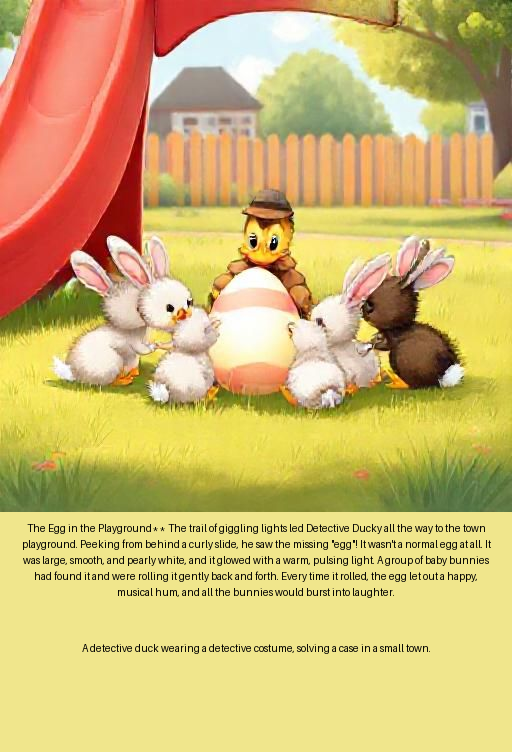
#> input picture images/3.png, 512 x 752 px, found by its file name
$ python add_text_layer.py
#> lines starting #> are read from the running program, lines starting #| are printed output that depends on the picture
from PIL import Image, ImageDraw, ImageFont

def add_text_to_image(image_path: str, text: str):
    """Adds centered, large text with a colored background at the bottom of the image."""
    image = Image.open(image_path).convert("RGB")
#> image is the input picture: PIL image 512x752 RGB; mean R, G, B 210, 183.6, 113.6
    width, height = image.size
#> width = 512; height = 752

    # Create a new image with extra height for the text area
    extra_height = 120
    new_height = height + extra_height
#> new_height = 872
    new_image = Image.new("RGB", (width, new_height), (255, 255, 255))
#> new_image: PIL image 512x872 RGB; every value is 255
    new_image.paste(image, (0, 0))
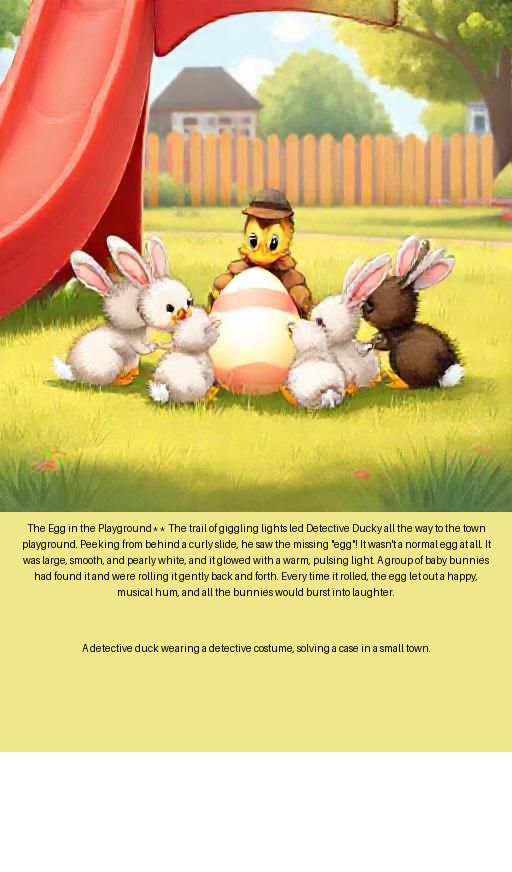
#> new_image: PIL image 512x872 RGB; mean R, G, B 216.2, 193.4, 133

    # Draw text background rectangle with themed color
    draw = ImageDraw.Draw(new_image)
    background_color = (240, 230, 140)  # Soft yellow like a fairy tale book
    draw.rectangle([(0, height), (width, new_height)], fill=background_color)

    # Load a readable, large font
    try:
        font = ImageFont.truetype("arial.ttf", 28)
    except:
        font = ImageFont.load_default()

    # Wrap text nicely
    max_width = width - 40
#> max_width = 472
    lines = []
    words = text.split()
    line = ""
    for word in words:
        test_line = f"{line} {word}".strip()
        if draw.textlength(test_line, font=font) <= max_width:
            line = test_line
        else:
            lines.append(line)
            line = word
#> after the loop, lines = ['A detective duck wearing a', 'detective costume, solving a']
    lines.append(line)

    # Center each line
    y_text = height + 10
#> y_text = 762
    for line in lines:
        text_width = draw.textlength(line, font=font)
        x_text = (width - text_width) / 2
        draw.text((x_text, y_text), line, font=font, fill="black")
        y_text += font.getbbox(line)[3] - font.getbbox(line)[1] + 5
#> this loop made 3 passes
#> (line, text_width, x_text, y_text) on passes 1 to 3: ('A detective duck wearing a', 382.4, 64.8, 794), ('detective costume, solving a', 403.7, 54.13, 826), ('case in a small town.', 295, 108.5, 852)
#> after the loop, y_text = 852

    # Save over original
    new_image.save(image_path)
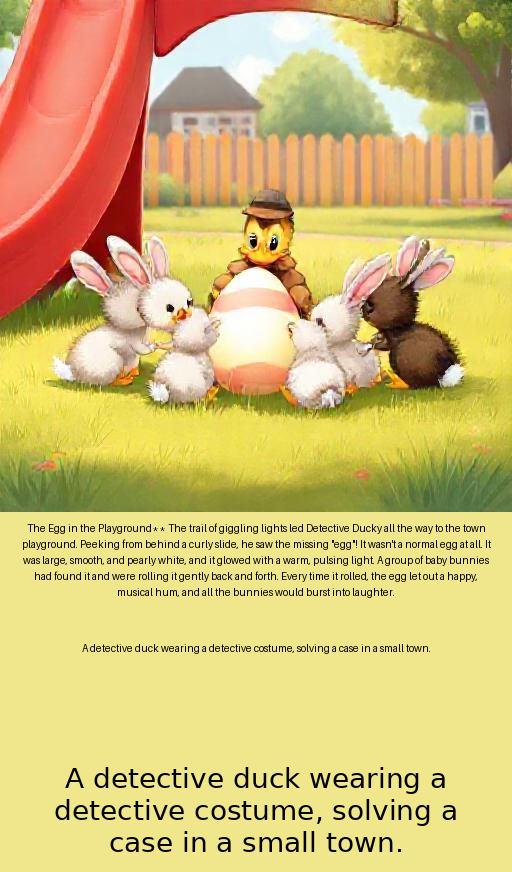
#> saved as 3.png: PIL image 512x872 RGB; mean R, G, B 211.2, 187.2, 115.5

add_text_to_image("/home/mithun-arulmani/ghostdrive/django/ai_prototype/images/3.png", "A detective duck wearing a detective costume, solving a case in a small town.")

$ run again, with images/1.png copied over images/3.png
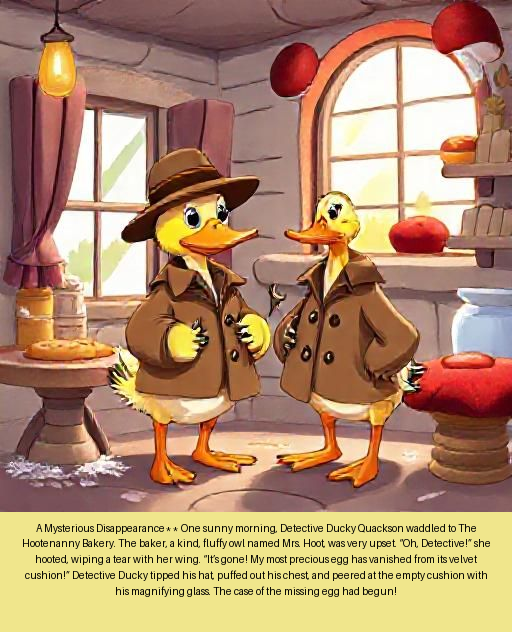
#> input picture images/1.png, 512 x 632 px, found by its file name
#> in add_text_to_image, image is the input picture: PIL image 512x632 RGB; mean R, G, B 177.2, 140.1, 108.7
#> in add_text_to_image, `new_image.paste(image, (0, 0))`:
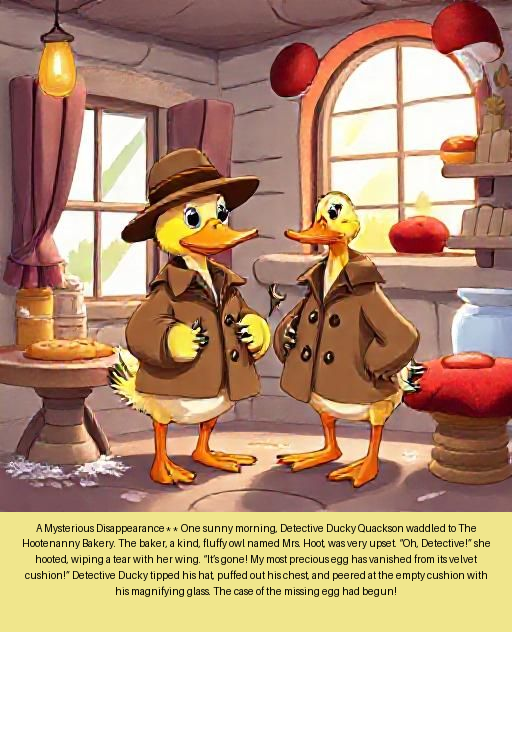
#> new_image: PIL image 512x752 RGB; mean R, G, B 189.6, 158.4, 132.1
#> after the loop in add_text_to_image, `for word in words:`: lines = ['A detective duck wearing a', 'detective costume, solving a']
#> the loop in add_text_to_image, `for line in lines:` made 3 passes
#> (line, text_width, x_text, y_text) on passes 1 to 3: ('A detective duck wearing a', 382.4, 64.8, 674), ('detective costume, solving a', 403.7, 54.13, 706), ('case in a small town.', 295, 108.5, 732)
#> after the loop in add_text_to_image, `for line in lines:`: y_text = 732
#> in add_text_to_image, `new_image.save(image_path)`:
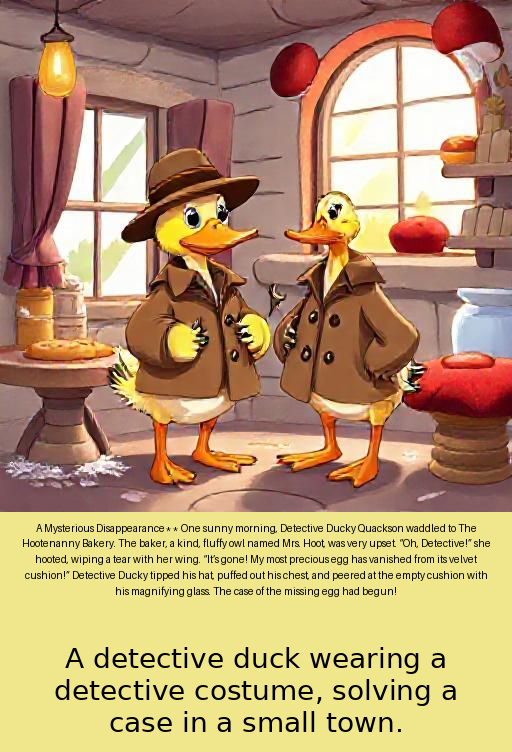
#> saved as 3.png: PIL image 512x752 RGB; mean R, G, B 183.8, 151.1, 111.7

$ run again, with images/2.png copied over images/3.png
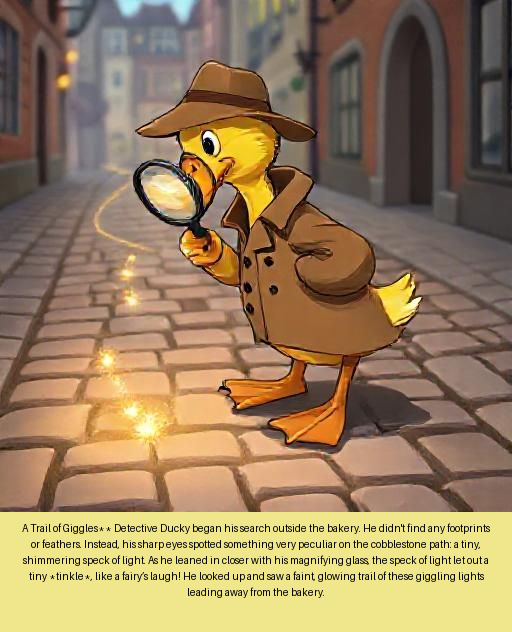
#> input picture images/2.png, 512 x 632 px, found by its file name
#> in add_text_to_image, image is the input picture: PIL image 512x632 RGB; mean R, G, B 152.8, 127.9, 93.6
#> in add_text_to_image, `new_image.paste(image, (0, 0))`:
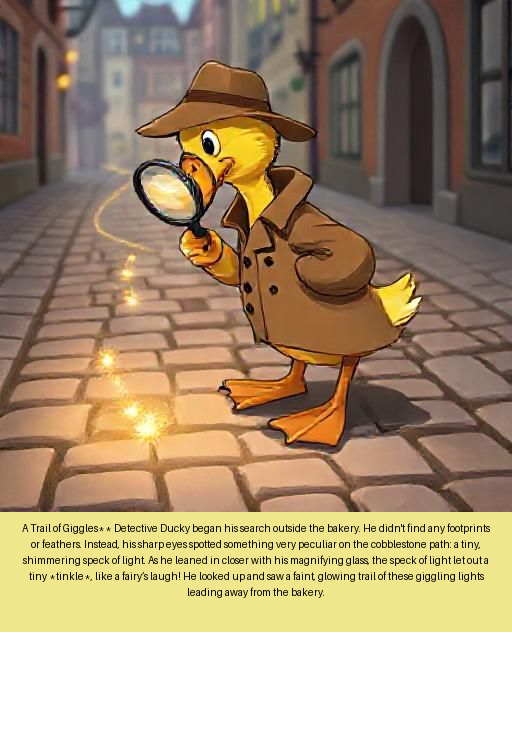
#> new_image: PIL image 512x752 RGB; mean R, G, B 169.1, 148.2, 119.4
#> after the loop in add_text_to_image, `for word in words:`: lines = ['A detective duck wearing a', 'detective costume, solving a']
#> the loop in add_text_to_image, `for line in lines:` made 3 passes
#> (line, text_width, x_text, y_text) on passes 1 to 3: ('A detective duck wearing a', 382.4, 64.8, 674), ('detective costume, solving a', 403.7, 54.13, 706), ('case in a small town.', 295, 108.5, 732)
#> after the loop in add_text_to_image, `for line in lines:`: y_text = 732
#> in add_text_to_image, `new_image.save(image_path)`:
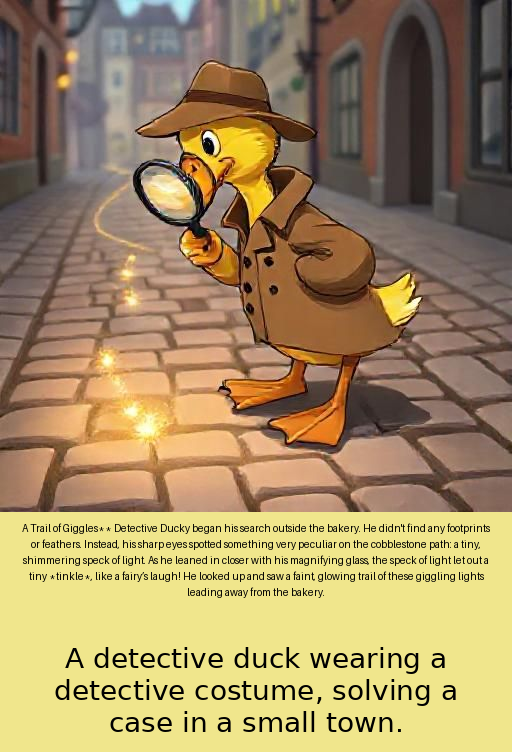
#> saved as 3.png: PIL image 512x752 RGB; mean R, G, B 163.3, 141, 99.1

$ run again, with images/4.png copied over images/3.png
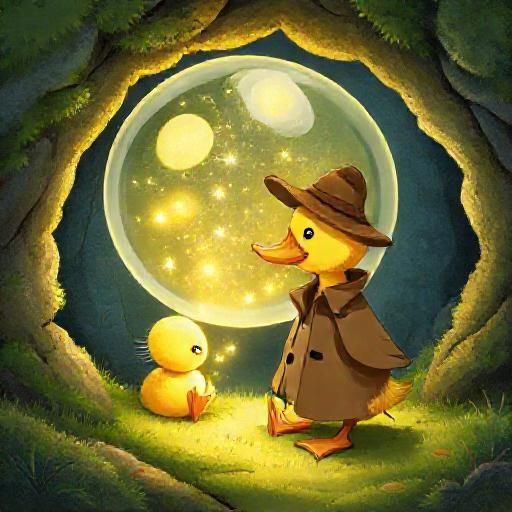
#> input picture images/4.png, 512 x 512 px, found by its file name
#> in add_text_to_image, image is the input picture: PIL image 512x512 RGB; mean R, G, B 111.9, 107.4, 50.6
#> in add_text_to_image, `new_image.paste(image, (0, 0))`:
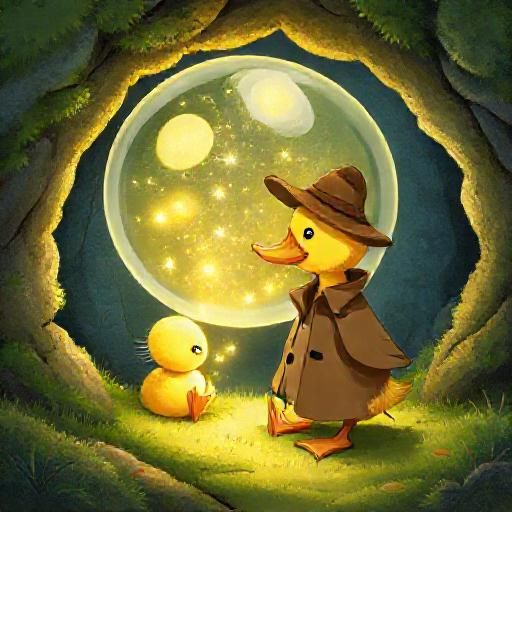
#> new_image: PIL image 512x632 RGB; mean R, G, B 139.1, 135.5, 89.4
#> after the loop in add_text_to_image, `for word in words:`: lines = ['A detective duck wearing a', 'detective costume, solving a']
#> the loop in add_text_to_image, `for line in lines:` made 3 passes
#> (line, text_width, x_text, y_text) on passes 1 to 3: ('A detective duck wearing a', 382.4, 64.8, 554), ('detective costume, solving a', 403.7, 54.13, 586), ('case in a small town.', 295, 108.5, 612)
#> after the loop in add_text_to_image, `for line in lines:`: y_text = 612
#> in add_text_to_image, `new_image.save(image_path)`:
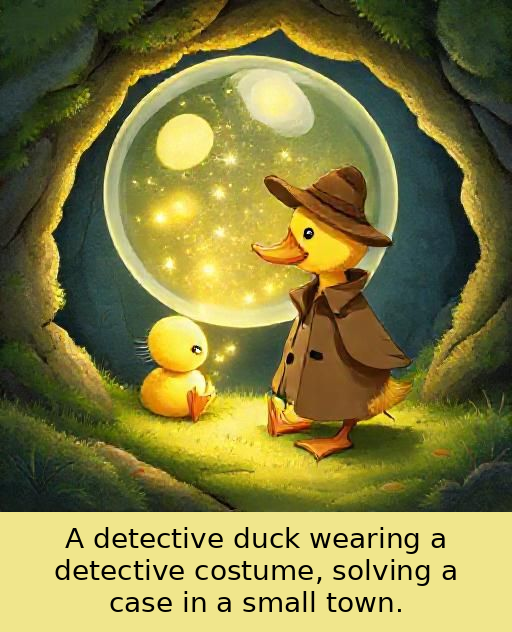
#> saved as 3.png: PIL image 512x632 RGB; mean R, G, B 132.2, 126.8, 65.2
